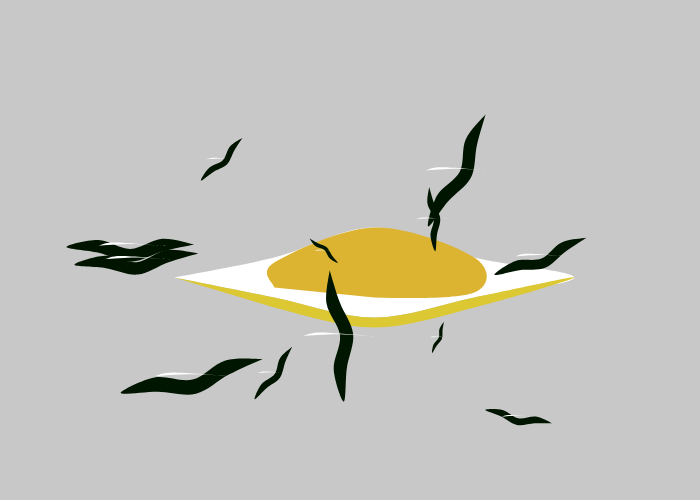
Frame 1 (no input)
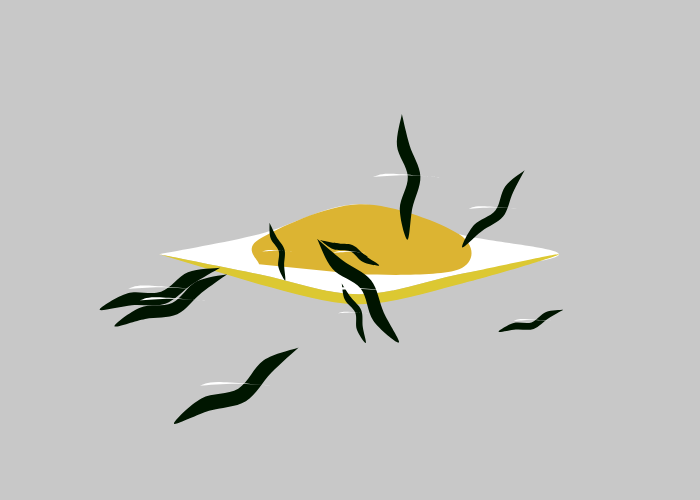
Frame 60 (no input)
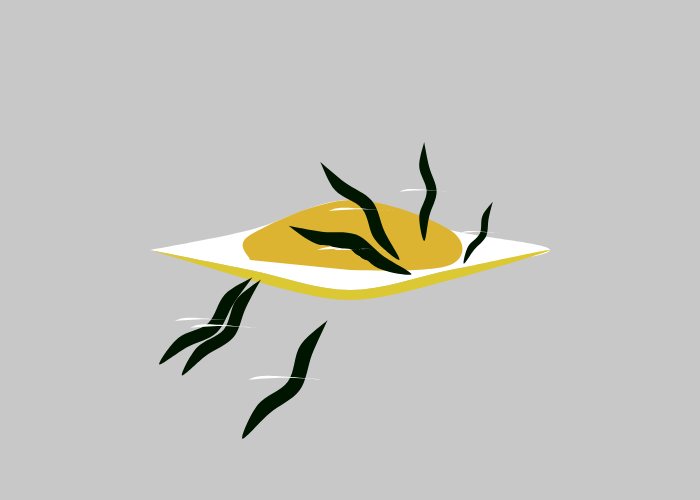
Frame 120 (the mouse pressed at the canvas centre since frame 60)

The p5.js sketch that drew these frames (run headless with seeded random() and noise() and a simulated clock; from frame 60 on, the mouse is pressed at the canvas centre):

// p5.js sketch
// ── sketch.js
let swinsoups = [];
let egg;

function setup() {
  createCanvas(700, 500);
  background(200);

  for (let i = 0; i < 12; i++) {
    let x = random(width / 2 - 250, width / 2 + 250);
    let y = random(100, height - 60);
    let rad = random(3, 20);
    swinsoups.push(new Particle(x, y, rad));
  }

  let eggX = random(width / 2 - 100, width / 2 + 100);
  let eggY = random(100, height - 60);
  let eggRad = 20;
  egg = new Egg(eggX, eggY, eggRad);
}

function draw() {
  background(200);

  let vector = p5.Vector.sub(egg.centerPos, egg.pos);
  vector.normalize();
  vector.mult(0.1);
  vector.rotate(radians(egg.angle));
  egg.applyForce(vector);
  egg.angleMovement();
  egg.vel.mult(0.8);
  egg.checkBoundaries();
  egg.update();
  egg.display();

  for (let i = 0; i < swinsoups.length; i++) {
    let p = swinsoups[i];

    p.angleMovement();

    let vector = p5.Vector.sub(p.centerPos, p.pos);
    vector.normalize();
    vector.mult(0.15);
    vector.rotate(radians(p.angle));
    p.applyForce(vector);

    p.vel.mult(0.8);
    p.checkBoundaries();
    p.update();
    p.display();
    p.drag();
  }
}

class Egg {
  constructor(x, y, rad) {
    this.pos = createVector(x, y);
    this.vel = createVector(0, 0);
    this.acc = createVector(0, 0);
    this.rad = rad;
    this.mass = rad * 0.05;
    this.centerPos = createVector(width / 2, height / 2);
    this.angle = 0;
  }
  applyForce(f) {
    if (this.mass > 0) {
      let force = p5.Vector.div(f, this.mass);
      this.acc.add(force);
    }
  }
  update() {
    this.vel.add(this.acc);
    this.pos.add(this.vel);
    this.acc.mult(0);
  }
  checkBoundaries() {
    if (this.pos.x < 20) {
      this.pos.x = 20;
      this.vel.x = -this.vel.x;
    } else if (this.pos.x > width - 20) {
      this.pos.x = width - 20;
      this.vel.x = -this.vel.x;
    }
    if (this.pos.y < 60) {
      this.pos.y = 60;
      this.vel.y = -this.vel.y;
    } else if (this.pos.y > height - 60) {
      this.pos.y = height - 60;
      this.vel.y = -this.vel.y;
    }
  }
  angleMovement() {
    this.angle = map(
      dist(this.centerPos.x, this.centerPos.y, this.pos.x, this.pos.y),
      0,
      290,
      10,
      80
    );
  }
  display() {
    push();
    translate(this.pos.x, this.pos.y);
    noStroke();
    fill(255);
    scale(this.rad / 4);
    beginShape();
    curveVertex(-40, 0);
    curveVertex(-40, 0);
    curveVertex(-20, 4);
    curveVertex(0, 8);
    curveVertex(20, 4);
    curveVertex(40, 0);
    curveVertex(20, -4);
    curveVertex(0, -10);
    curveVertex(-20, -4);
    curveVertex(-40, 0);
    curveVertex(-40, 0);
    endShape();
    pop();

    push();
    translate(this.pos.x, this.pos.y);
    noStroke();
    fill(220, 200, 50);
    scale(this.rad / 4);
    beginShape();
    curveVertex(-40, 0);
    curveVertex(-40, 0);
    curveVertex(-20, 4);
    curveVertex(0, 8);
    curveVertex(20, 4);
    curveVertex(40, 0);
    curveVertex(20, 6);
    curveVertex(0, 10);
    curveVertex(-20, 6);
    curveVertex(-40, 0);
    endShape();
    pop();

    push();
    translate(this.pos.x, this.pos.y);
    noStroke();
    fill(220, 180, 50);
    scale(this.rad / 4);
    beginShape();
    curveVertex(-20, 2);
    curveVertex(0, 4);
    curveVertex(20, 3);
    curveVertex(20, -4);
    curveVertex(0, -10);
    curveVertex(-20, -3);
    endShape(CLOSE);
    pop();
  }
}

class Particle {
  constructor(x, y, rad) {
    this.pos = createVector(x, y);
    this.vel = createVector(0, 0);
    this.acc = createVector(0, 0);
    this.rad = rad;
    this.mass = rad * 0.05;
    this.centerPos = createVector(width / 2, height / 2);
    this.angle = 0;
  }
  applyForce(f) {
    if (this.mass > 0) {
      let force = p5.Vector.div(f, this.mass);
      this.acc.add(force);
    }
  }
  update() {
    this.vel.add(this.acc);
    this.pos.add(this.vel);
    this.acc.mult(0);
  }
  repelledFrom(others) {
    for (let i = 0; i < others.length; i++) {
      let other = others[i];
      if (this != other) {
        let distance = this.pos.dist(other.pos);

        if (distance < 50) {
          let magnitude = (this.mass * other.mass) / (distance * distance);
          let force = p5.Vector.sub(other.pos, this.pos);
          force.normalize();
          force.mult(-2);
          force.mult(magnitude);
          this.applyForce(force);
        }
      }
    }
  }
  drag() {
    if (mouseIsPressed) {
      let distance = dist(this.pos.x, this.pos.y, mouseX, mouseY);
      if (distance < this.rad) {
        // in
        this.pos.x = mouseX;
        this.pos.y = mouseY;
      }
    }
  }
  checkBoundaries() {
    if (this.pos.x < 20) {
      this.pos.x = 20;
      this.vel.x = -this.vel.x;
    } else if (this.pos.x > width - 20) {
      this.pos.x = width - 20;
      this.vel.x = -this.vel.x;
    }
    if (this.pos.y < 60) {
      this.pos.y = 60;
      this.vel.y = -this.vel.y;
    } else if (this.pos.y > height - 60) {
      this.pos.y = height - 60;
      this.vel.y = -this.vel.y;
    }
  }
  angleMovement() {
    this.angle = map(
      dist(this.centerPos.x, this.centerPos.y, this.pos.x, this.pos.y),
      10,
      290,
      10,
      80
    );
  }
  display() {
    push();
    translate(this.pos.x, this.pos.y);
    noStroke();
    fill(0, random(20, 22), 0);
    rotate(this.angle * 0.05);
    scale(this.rad / 10);
    beginShape();
    curveVertex(-40, 0);
    curveVertex(-40, 0);
    curveVertex(-20, 4);
    curveVertex(0, -2);
    curveVertex(20, 4);
    curveVertex(40, 0);
    curveVertex(20, -4);
    curveVertex(0, -10);
    curveVertex(-20, -4);
    curveVertex(-40, 0);
    curveVertex(-40, 0);
    endShape();
    pop();
    push();
    translate(this.pos.x, this.pos.y);
    noStroke();
    fill(255);
    beginShape();
    curveVertex(-2 * this.rad, 0);
    curveVertex(-2 * this.rad, 0);
    curveVertex(0, -this.rad / 10);
    curveVertex(2 * this.rad, 0);
    curveVertex(2 * this.rad, 0);
    curveVertex(-this.rad, -this.rad / 5);
    curveVertex(-2 * this.rad, 0);
    curveVertex(-2 * this.rad, 0);
    endShape();
    //circle(0, 0, this.rad * 2);
    pop();
  }
}
